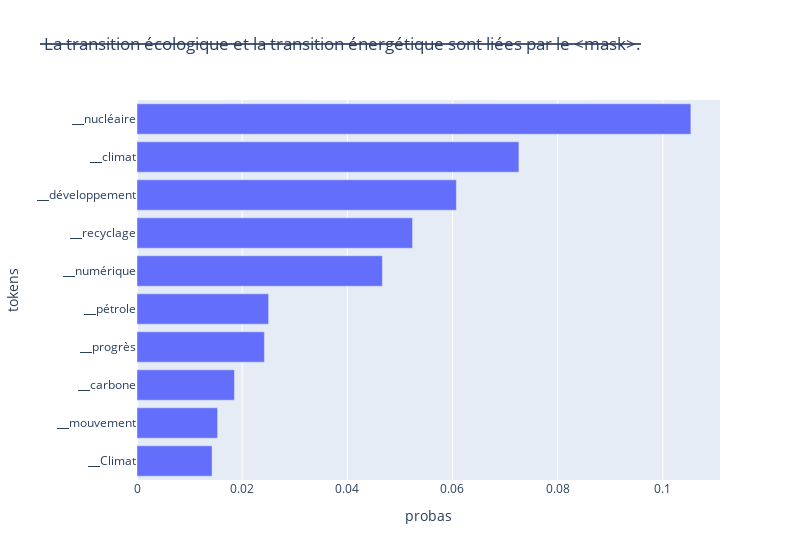
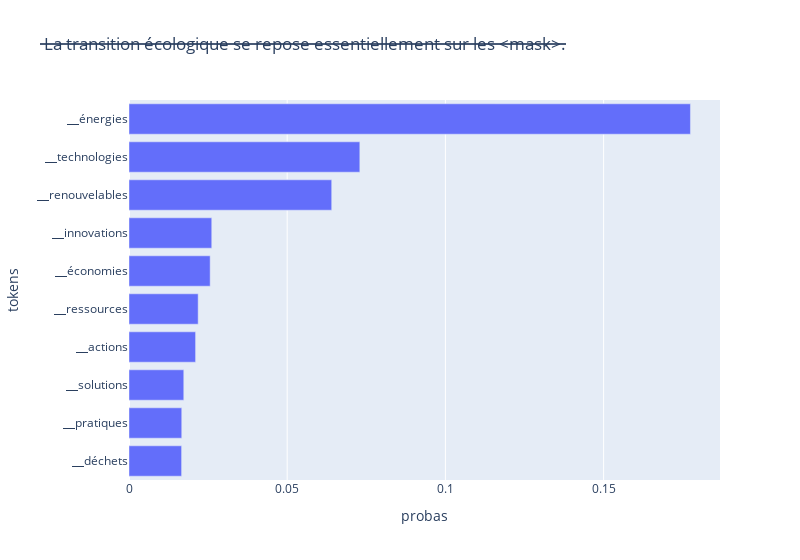
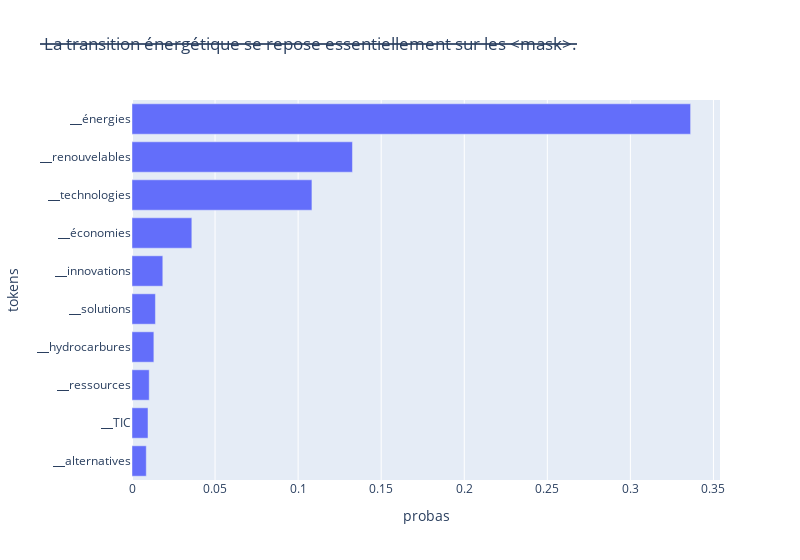
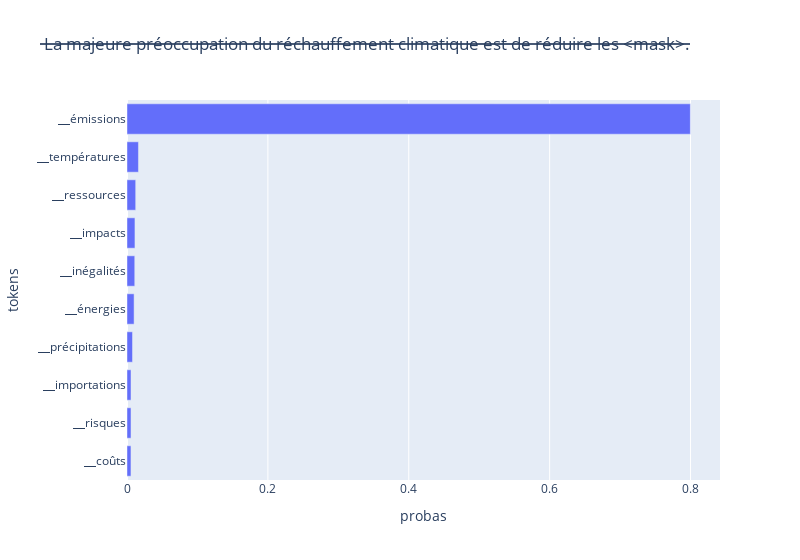

Notebook code cell kept with these figures, in order:
### Code cell
def get_probas_from_logits(logits):
    return logits.softmax(-1)


def visualize_mlm_predictions(tokenizer_output, model_output, tokenizer, nb_candidates=10):
    # Decode the tokenized sentences and clean-up the special tokens
    decoded_tokenized_sents = [sent.replace('<pad>', '').replace('<mask>', ' <mask>') for sent in tokenizer.batch_decode(tokenizer_output.input_ids)]

    # Retrieve the probas at the masked positions
    masked_tokens_mask = tokenizer_output.input_ids == tokenizer.mask_token_id
    batch_mask_probas = get_probas_from_logits(model_output.logits[masked_tokens_mask])

    data = []
    
    for sentence, mask_probas in zip(decoded_tokenized_sents, batch_mask_probas):
        # Get top probas and plot them
        top_probas, top_token_ids = mask_probas.topk(nb_candidates, -1)
        top_tokens = tokenizer.convert_ids_to_tokens(top_token_ids)
        bar_chart = px.bar({"tokens": top_tokens[::-1], "probas": list(top_probas)[::-1]},
                        x="probas", y="tokens", orientation='h', title=sentence, width=800)
        bar_chart.show(config={'staticPlot': True})

visualize_mlm_predictions(tokenizer_output, model_output, tokenizer)

### Figure 1 — Plotly figure (JSON) as saved in the notebook; plotly's stock layout.template omitted (floating-point values rounded to 4 significant figures)
{"data": [{"alignmentgroup": "True", "hovertemplate": "probas=%{x}<br>tokens=%{y}<extra></extra>", "legendgroup": "", "marker": {"color": "#636efa", "pattern": {"shape": ""}}, "name": "", "offsetgroup": "", "orientation": "h", "showlegend": false, "textposition": "auto", "type": "bar", "x": [0.01428, 0.01533, 0.01854, 0.02423, 0.02503, 0.04667, 0.05241, 0.06074, 0.07263, 0.1053], "xaxis": "x", "y": ["▁Climat", "▁mouvement", "▁carbone", "▁progrès", "▁pétrole", "▁numérique", "▁recyclage", "▁développement", "▁climat", "▁nucléaire"], "yaxis": "y"}], "layout": {"barmode": "relative", "legend": {"tracegroupgap": 0}, "title": {"text": "<s> La transition écologique et la transition énergétique sont liées par le <mask>.</s>"}, "width": 800, "xaxis": {"anchor": "y", "domain": [0, 1], "title": {"text": "probas"}}, "yaxis": {"anchor": "x", "domain": [0, 1], "title": {"text": "tokens"}}}}

### Figure 2 — Plotly figure (JSON) as saved in the notebook; plotly's stock layout.template omitted (floating-point values rounded to 4 significant figures)
{"data": [{"alignmentgroup": "True", "hovertemplate": "probas=%{x}<br>tokens=%{y}<extra></extra>", "legendgroup": "", "marker": {"color": "#636efa", "pattern": {"shape": ""}}, "name": "", "offsetgroup": "", "orientation": "h", "showlegend": false, "textposition": "auto", "type": "bar", "x": [0.01663, 0.01667, 0.01731, 0.02105, 0.02186, 0.02565, 0.02616, 0.06407, 0.07296, 0.1774], "xaxis": "x", "y": ["▁déchets", "▁pratiques", "▁solutions", "▁actions", "▁ressources", "▁économies", "▁innovations", "▁renouvelables", "▁technologies", "▁énergies"], "yaxis": "y"}], "layout": {"barmode": "relative", "legend": {"tracegroupgap": 0}, "title": {"text": "<s> La transition écologique se repose essentiellement sur les <mask>.</s>"}, "width": 800, "xaxis": {"anchor": "y", "domain": [0, 1], "title": {"text": "probas"}}, "yaxis": {"anchor": "x", "domain": [0, 1], "title": {"text": "tokens"}}}}

### Figure 3 — Plotly figure (JSON) as saved in the notebook; plotly's stock layout.template omitted (floating-point values rounded to 4 significant figures)
{"data": [{"alignmentgroup": "True", "hovertemplate": "probas=%{x}<br>tokens=%{y}<extra></extra>", "legendgroup": "", "marker": {"color": "#636efa", "pattern": {"shape": ""}}, "name": "", "offsetgroup": "", "orientation": "h", "showlegend": false, "textposition": "auto", "type": "bar", "x": [0.008591, 0.009635, 0.01037, 0.01316, 0.0141, 0.01854, 0.03602, 0.1083, 0.1327, 0.3362], "xaxis": "x", "y": ["▁alternatives", "▁TIC", "▁ressources", "▁hydrocarbures", "▁solutions", "▁innovations", "▁économies", "▁technologies", "▁renouvelables", "▁énergies"], "yaxis": "y"}], "layout": {"barmode": "relative", "legend": {"tracegroupgap": 0}, "title": {"text": "<s> La transition énergétique se repose essentiellement sur les <mask>.</s>"}, "width": 800, "xaxis": {"anchor": "y", "domain": [0, 1], "title": {"text": "probas"}}, "yaxis": {"anchor": "x", "domain": [0, 1], "title": {"text": "tokens"}}}}

### Figure 4 — Plotly figure (JSON) as saved in the notebook; plotly's stock layout.template omitted (floating-point values rounded to 4 significant figures)
{"data": [{"alignmentgroup": "True", "hovertemplate": "probas=%{x}<br>tokens=%{y}<extra></extra>", "legendgroup": "", "marker": {"color": "#636efa", "pattern": {"shape": ""}}, "name": "", "offsetgroup": "", "orientation": "h", "showlegend": false, "textposition": "auto", "type": "bar", "x": [0.005626, 0.005668, 0.005696, 0.007824, 0.01006, 0.01101, 0.01129, 0.01234, 0.01626, 0.7998], "xaxis": "x", "y": ["▁coûts", "▁risques", "▁importations", "▁précipitations", "▁énergies", "▁inégalités", "▁impacts", "▁ressources", "▁températures", "▁émissions"], "yaxis": "y"}], "layout": {"barmode": "relative", "legend": {"tracegroupgap": 0}, "title": {"text": "<s> La majeure préoccupation du réchauffement climatique est de réduire les <mask>.</s>"}, "width": 800, "xaxis": {"anchor": "y", "domain": [0, 1], "title": {"text": "probas"}}, "yaxis": {"anchor": "x", "domain": [0, 1], "title": {"text": "tokens"}}}}
